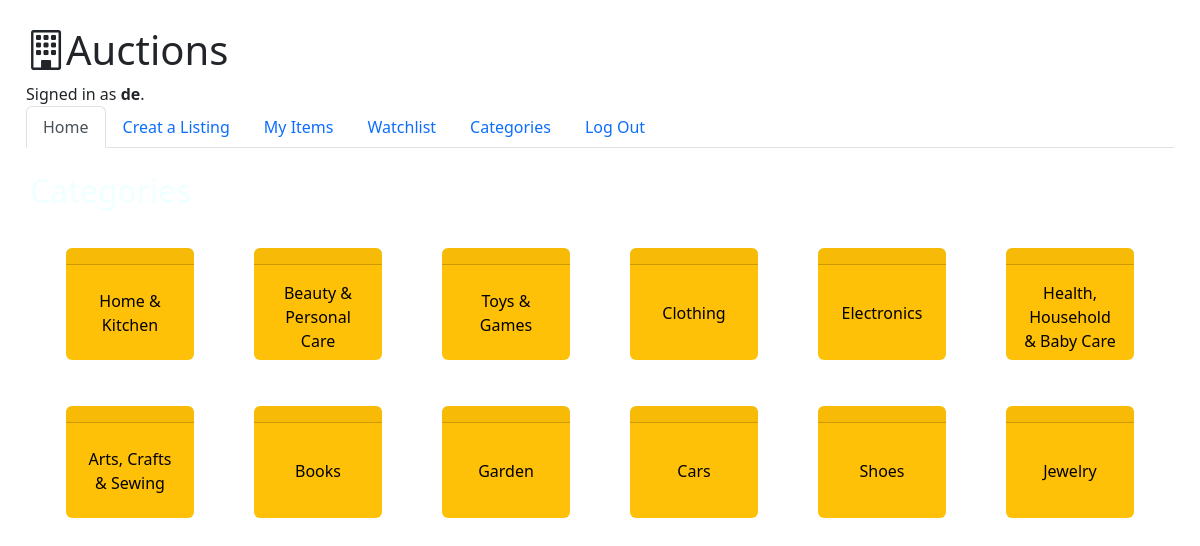
The page /categories (signed in) on the database its author committed.
### auctions/models.py (models this page shows, shortened)
class User(AbstractUser):
    pass

class Category(models.Model):
    category_type = models.CharField(max_length=64)

### auctions/views.py (the view)
# urls.py: path('categories', views.categories, name='categories'),
@login_required
def categories(request):
    return render(request, 'auctions/categories.html', {
        'categories': Category.objects.all()
    })

### auctions/templates/auctions/categories.html
{% extends "auctions/layout.html" %}
{% block body %}
    <h2>Categories</h2>
    <div id="actionlisting">
        {% for category in categories %}
            <a href="{% url 'category_listing' category.id %}" class="decor">
                <div class="card text-bg-warning mb-3 text-center category">
                    <div class="card-header"></div>
                    <div class="card-body" style="display: flex; align-items: center; justify-content: center;">
                        <p class="card-text ">{{ category.category_type }}</p>
                    </div>
                </div>
            </a>
        {% endfor %}
    </div>
{% endblock %}

### auctions/templates/auctions/layout.html (shortened to what this page needs)
{% load static %}
<!DOCTYPE html>
<html lang="en">
    <head>
        <link href="https://cdn.jsdelivr.net/npm/bootstrap@5.2.1/dist/css/bootstrap.min.css" rel="stylesheet">
        <link rel="stylesheet" href="https://cdn.jsdelivr.net/npm/bootstrap-icons@1.9.1/font/bootstrap-icons.css">
        <link href="{% static 'auctions/styles.css' %}" rel="stylesheet">
    </head>
    <body>
        <div class="text-bg-light p-3 mb-2 bg-transparent text-dark">
            <h1><i class="bi bi-building"></i>Auctions</h1>
            <div>
                {% if user.is_authenticated %}
                    Signed in as <strong>{{ user.username }}</strong>.
                {% else %}
                    Not signed in.
                {% endif %}
            </div>
            <div class="content">
                <ul class="nav nav-tabs" id="myTab" role="tablist">
                    <li class="nav-item" role="presentation">
                        <a href="{% url 'index' %}" style="text-decoration: none;"><button class="nav-link active" id="home-tab" data-bs-toggle="tab" data-bs-target="#home" type="button" role="tab" aria-controls="home" aria-selected="true">Home</button></a>
                    </li>
                    {% if user.is_authenticated %}
                        <li class="nav-item " role="presentation">
                            <a href="{% url 'create' %}" style="text-decoration: none;"><button class="nav-link" id="create-tab" data-bs-toggle="tab" data-bs-target="#create" type="button" role="tab" aria-controls="create" aria-selected="false">Creat a Listing</button></a>
                        </li>
                        <li class="nav-item" role="presentation">
                            <a href="{% url 'my_items' %}" style="text-decoration: none;"><button class="nav-link" id="items-tab" data-bs-toggle="tab" data-bs-target="#items" type="button" role="tab" aria-controls="items" aria-selected="false"> My Items</button></a>
                        </li>
                        <li class="nav-item" role="presentation">
                            <a href="{% url 'watchlist' %}" style="text-decoration: none;"><button class="nav-link" id="watchlist-tab" data-bs-toggle="tab" data-bs-target="#watchlist" type="button" role="tab" aria-controls="watchlist" aria-selected="false">Watchlist</button></a>
                        </li>
                        <li class="nav-item" role="presentation">
                            <a href="{% url 'categories' %}" style="text-decoration: none;"><button class="nav-link" id="categories-tab" data-bs-toggle="tab" data-bs-target="#categories" type="button" role="tab" aria-controls="categories" aria-selected="false">Categories</button></a>
                        </li>
                        <li class="nav-item" role="presentation">
                            <a href="{% url 'logout' %}" style="text-decoration: none;"><button class="nav-link" id="logout-tab" data-bs-toggle="tab" data-bs-target="#logout" type="button" role="tab" aria-controls="logout" aria-selected="false">Log Out</button></a>
                        </li>
                    {% endif %}
                </ul>
            </div>
        </div>
        {% block body %}
        {% endblock %}
    </body>
</html>

### auctions/static/auctions/styles.css (style rules this page uses)
body { padding: 10px; background: url('https://mdbootstrap.com/img/Photos/Others/images/76.jpg') no-repeat center center fixed; }
a { text-decoration: none; }
h2 { margin-left: 20px; color: azure; }
#actionlisting { display: flex; flex-wrap: wrap; justify-content: center; }
.card { color: azure; border: none; }
.decor { text-decoration: none; transition: transform .2s; }
.category { width: 8rem; height: 7rem; margin: 30px; }

### rows shown on the page
User: username "de"
Category: category_type "Home & Kitchen"
Category: category_type "Beauty & Personal Care"
Category: category_type "Toys & Games"
Category: category_type "Clothing"
Category: category_type "Electronics"
Category: category_type "Health, Household & Baby Care"
Category: category_type "Arts, Crafts & Sewing"
Category: category_type "Books"
Category: category_type "Garden"
Category: category_type "Cars"
Category: category_type "Shoes"
Category: category_type "Jewelry"
